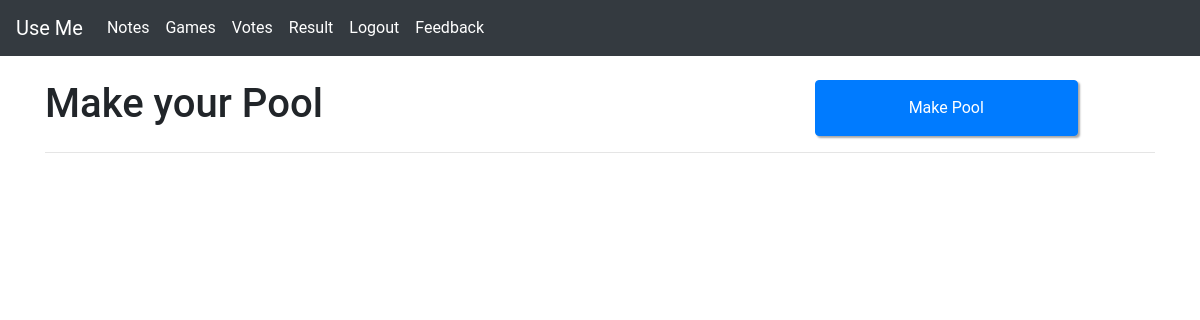
/vote/ (signed in), run on an earlier commit of the app's database.
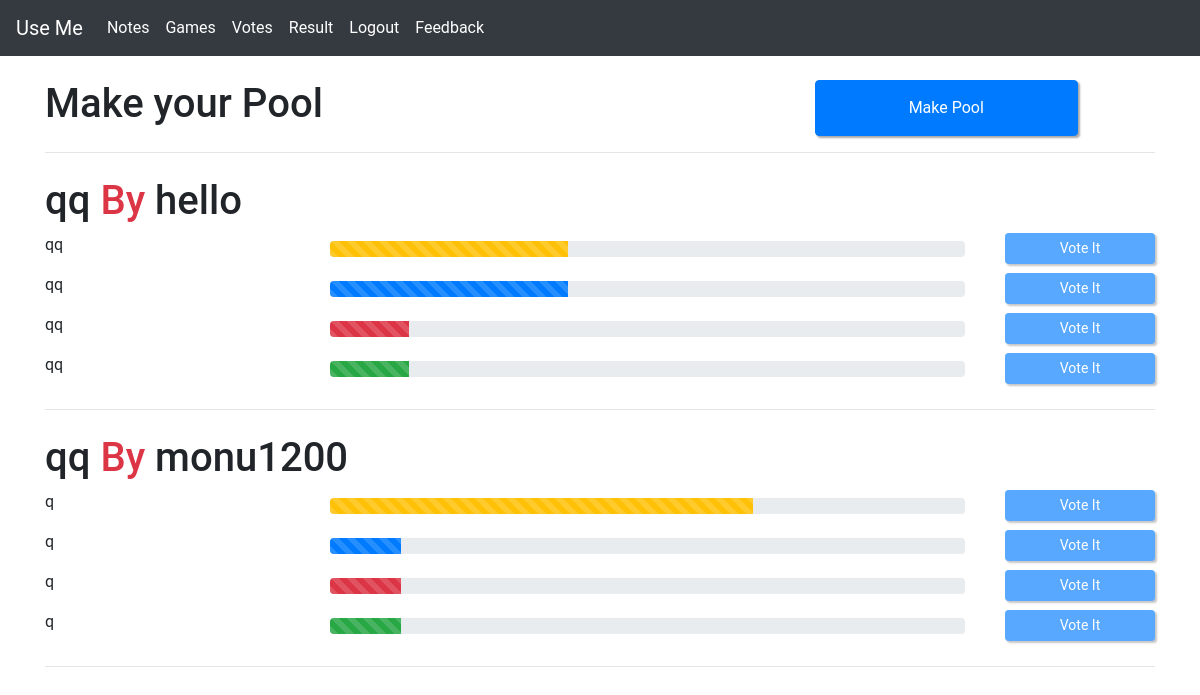
And on a later commit of the database.
### vote/models.py (models this page shows, shortened)
class votes(models.Model):
   user =models.ForeignKey(User,related_name='vote',on_delete=models.CASCADE)
   topic=models.CharField(max_length=100,null=False)
   choose1=models.CharField(max_length=50,null=False,default="default option1")
   option1=models.IntegerField(null=True,blank=True)
   choose2=models.CharField(max_length=50,null=False,default="default option2")
   option2=models.IntegerField(null=True,blank=True)
   choose3=models.CharField(max_length=50,null=False,default="default option3")
   option3=models.IntegerField(null=True,blank=True)
   choose4=models.CharField(max_length=50,null=False,default="default option4")
   option4=models.IntegerField(null=True,blank=True)
   applied=models.TextField(null=True,blank=True)
   date=models.DateTimeField(default=datetime.now())

### vote/views.py (the view, shortened to what this page needs)
# urls.py: path('',start,name="index"),
@login_required
def start(req):
    data=votes.objects.all()
    temp=record()
    date=datetime.now()
    u=[]
    i=0
    for x in data:
        if date.date()>=x.date.date()+ timedelta(days=3):
            temp=record(user=x.user,topic=x.topic,choose1=x.choose1,option1=x.option1,choose2=x.choose2,option2=x.option2,choose3=x.choose3,option3=x.option3,choose4=x.choose4,option4=x.option4,applied=x.applied,date=x.date)
            temp.save()
            x.delete()
        else:
            sum=0
            k=[]
            sum=x.option1+x.option2+x.option3+x.option4
            a=(x.option1/sum)*100
            b=(x.option2/sum)*100
            c=(x.option3/sum)*100
            d=(x.option4/sum)*100
            k=[a,b,c,d,'']
            u.append(x)
            y=x.applied.split(',')
            print(y)
            for z in y:
                if z==req.user.username:
                    k[4]='disabled'
                    break
            u[i].date=k
            i=i+1
            print(u[i-1].date[0])
    return render(req,'vote/index.html',{'data':u})

### templates/vote/index.html (shortened to what this page needs)
{% extends "base.html" %}
{% block bodyy%}
<div class="container mt-4">
        <div class="row">
            <div class="col-8">
                <h1>Make your Pool</h1>
            </div>
            <div class="col-4">
                <button onclick="window.location.href='/vote/pool'" class="btn btn-primary w-75 h-100">Make Pool</button>
            </div>
        </div>
    <hr>
    {%for x in data%}
    <div class="mt-4">
        <h1>{{x.topic}} <span class="text-danger">By</span> {{x.user.username}}</h1>
        <div class="row">
            <div class="col-3">
                <p>{{x.choose1}}</p>
            </div>
            <div class="col">
                <div class="progress mt-2">
                    <div class="progress-bar progress-bar-striped bg-warning" role="progressbar" style="width: {{ x.date.0 }}%" aria-valuenow="25" aria-valuemin="0" aria-valuemax="100"></div>
                </div>
            </div>
            <div class="col-md-2 col-12">
                <form action="" method="POST">
                    <input type="submit" class="btn btn-primary btn-sm mr-3 mr-auto"value="Vote It" {{x.date.4}}>
                </form>
            </div>
        </div>
        <div class="row">
            <div class="col-3">
                <p>{{x.choose2}}</p>
            </div>
            <div class="col">
                <div class="progress mt-2">
                    <div class="progress-bar progress-bar-striped bg-primary" role="progressbar" style="width: {{ x.date.1 }}%" aria-valuenow="50" aria-valuemin="0" aria-valuemax="100"></div>
                </div>
            </div>
            <div class="col-md-2 col-12">
                <form action="" method="POST">
                    <input type="submit" class="btn btn-primary btn-sm mr-3"value="Vote It" {{x.date.4}}>
                </form>
            </div>
        </div>
        <div class="row">
            <div class="col-3">
                <p>{{x.choose3}}</p>
            </div>
            <div class="col">
                <div class="progress mt-2">
                    <div class="progress-bar progress-bar-striped bg-danger" role="progressbar" style="width: {{ x.date.2 }}%" aria-valuenow="25" aria-valuemin="0" aria-valuemax="100"></div>
                </div>
            </div>
            <div class="col-md-2 col-12">
                <form action="" method="POST">
                    <input type="submit" class="btn btn-primary btn-sm mr-3"value="Vote It" {{x.date.4}}>
                </form>
            </div>
        </div>
        <div class="row">
            <div class="col-3">
                <p>{{x.choose4}}</p>
            </div>
            <div class="col">
                <div class="progress mt-2">
                    <div class="progress-bar progress-bar-striped bg-success" role="progressbar" style="width: {{ x.date.3 }}%" aria-valuenow="25" aria-valuemin="0" aria-valuemax="100"></div>
                </div>
            </div>
            <div class="col-md-2 col-12">
                <form action="" method="POST">
                    <input type="submit" class="btn btn-primary btn-sm "value="Vote It" {{x.date.4}}>
                </form>
            </div>
        </div>
    </div><hr>
    {%endfor%}
</div>
{% endblock %}

What changed in the data, as far as the page shows it:
added votes: topic "qq", user.username "hello", choose1 "qq", {{ x.date.0 }} 37.5 (drawn), choose2 "qq", {{ x.date.1 }} 37.5 (drawn), choose3 "qq", {{ x.date.2 }} 12.5 (drawn), choose4 "qq", {{ x.date.3 }} 12.5 (drawn)
added votes: topic "qq", user.username "monu1200", choose1 "q", {{ x.date.0 }} 66.66666666666666 (drawn), choose2 "q", {{ x.date.1 }} 11.11111111111111 (drawn), choose3 "q", {{ x.date.2 }} 11.11111111111111 (drawn), choose4 "q", {{ x.date.3 }} 11.11111111111111 (drawn)
